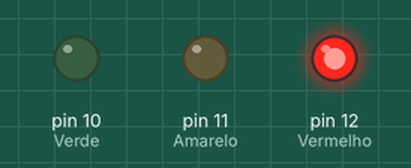
Simulated run of this sketch. Board: Arduino Uno, built with avr-gcc and run on an emulated ATmega328P. Parts: output pins drawn as LEDs (lit = HIGH).

Above: at 5.0 s.
At 12.5 s:
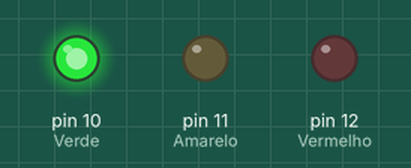
At 16.0 s:
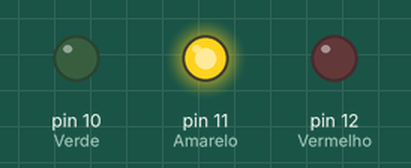
Timing chart, 0 to 22.1 s (numbered marks = the images above):
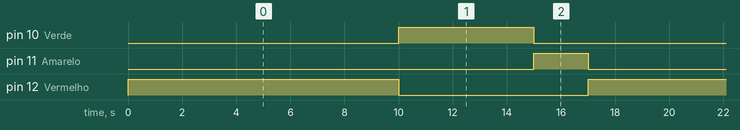

The sketch:

sketch_oct20a.ino
```cpp
const int Verde = 10;
const int Amarelo = 11;
const int Vermelho = 12;


void setup() {
  //
  pinMode(Verde,OUTPUT);
  pinMode(Amarelo, OUTPUT);
  pinMode(Vermelho, OUTPUT);
}

void loop() {
  // put your main code here, to run repeatedly:
 digitalWrite(Vermelho,HIGH);
 delay(10000);
 digitalWrite(Vermelho,LOW);

 digitalWrite(Verde,HIGH);
 delay(5000);
 digitalWrite(Verde,LOW);

 digitalWrite(Amarelo,HIGH);
 delay(2000);
 digitalWrite(Amarelo,LOW);


}
```

Measured:
- by itself, pin 10 (Verde): alternates HIGH for 5.0 s and LOW for 12.0 s
- by itself, pin 11 (Amarelo): alternates HIGH for 2.0 s and LOW for 15.0 s
- by itself, pin 12 (Vermelho): alternates HIGH for 10.0 s and LOW for 7.0 s
